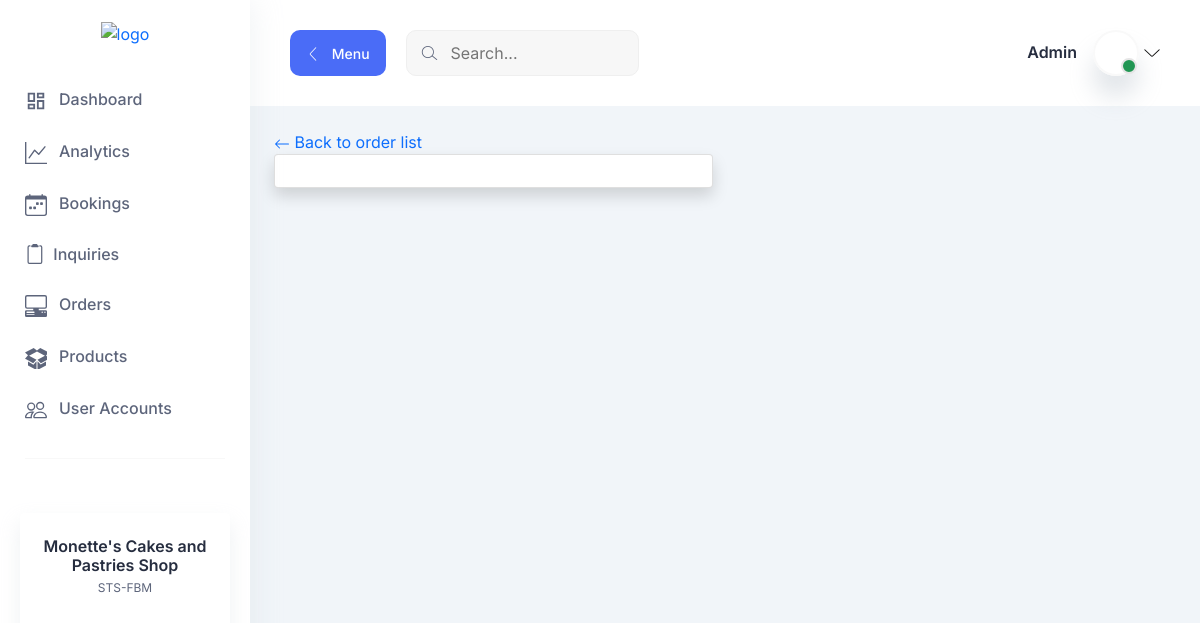
The page /orders-view/26 (signed in) on the database as committed earlier.
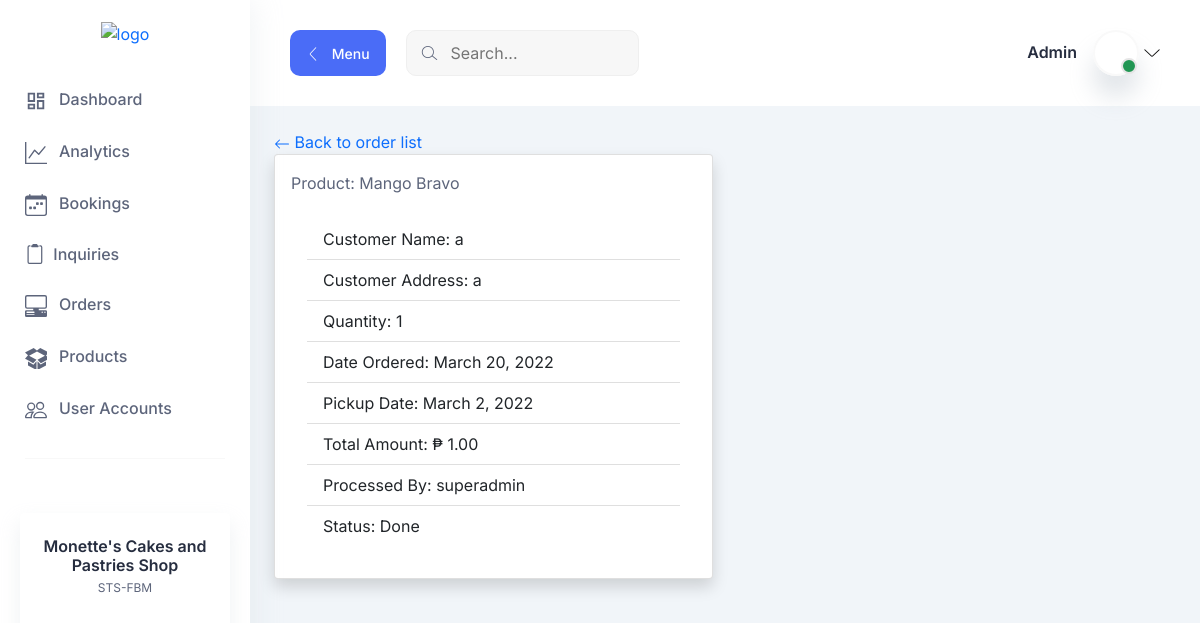
The same page on the database as committed later.
### orders/models.py (models this page shows, shortened)
class Orders(models.Model):
    status = (
        ("Pending" , "Pending"),
        ("Done" , "Done")
    )
    customer_name = models.CharField(max_length=255)
    customer_address = models.CharField(max_length=255)
    products = models.ForeignKey(Products, on_delete=models.CASCADE)
    no_of_order = models.IntegerField()
    total_amount = models.DecimalField(max_digits=10, decimal_places=2)
    date_ordered = models.DateField(auto_now_add=True)
    pickup_date = models.DateField(auto_now_add=False)
    processed_by = models.CharField(max_length=255)
    status = models.CharField(max_length=255, choices=status)
    class Meta:
        verbose_name = "Orders"

### products/models.py (models this page shows)
class Products(models.Model):
    status = (
        ("Available", "Available"),
        ("Not Available", "Not Available")
    )
    product_name = models.CharField(max_length=255)
    category = models.ForeignKey(Category, on_delete=models.CASCADE)
    price = models.DecimalField(max_digits=10, decimal_places=2)
    status = models.CharField(max_length=255, choices=status)
    class Meta:
        verbose_name = "Products"
    def __str__(self):
        return self.product_name

### orders/views.py (the view)
# urls.py: path("orders-view/<int:pk>", orders_view, name="orders-view"),
@login_required
def orders_view(request, pk):
    template_name = "orders/orders_view.html"
    orders = Orders.objects.filter(id=pk)
    context = {
        "orders": orders
    }
    return render(request, template_name, context)

### orders/templates/orders/orders_view.html
{% extends 'base.html' %} {% block body %}
<div class="container p-4">
  <a href="{% url 'orders-list' %}" class="text-decoration-none">
    <svg xmlns="http://www.w3.org/2000/svg" width="16" height="16" fill="currentColor" class="bi bi-arrow-left" viewBox="0 0 16 16">
      <path fill-rule="evenodd" d="M15 8a.5.5 0 0 0-.5-.5H2.707l3.147-3.146a.5.5 0 1 0-.708-.708l-4 4a.5.5 0 0 0 0 .708l4 4a.5.5 0 0 0 .708-.708L2.707 8.5H14.5A.5.5 0 0 0 15 8z"/>
    </svg>
    Back to order list
  </a>
  <div class="row">
    <div class="col-sm col-md-6 col-lg-6">
      <div class="card shadow rounded p-3">
        {% for detail in orders %}
        <div class="card-title">
            Product: {{detail.products}}
        </div>
        <div class="card-body">
          <ul class="list-group list-group-flush">
            <li class="list-group-item">Customer Name: {{detail.customer_name}}</li>
            <li class="list-group-item">Customer Address: {{detail.customer_address}}</li>
            <li class="list-group-item">Quantity: {{detail.no_of_order}}</li>
            <li class="list-group-item">Date Ordered: {{detail.date_ordered}}</li>
            <li class="list-group-item">Pickup Date: {{detail.pickup_date}}</li>
            <li class="list-group-item">Total Amount: ₱ {{detail.total_amount}}</li>
            <li class="list-group-item">Processed By: {{detail.processed_by}}</li>
            <li class="list-group-item">Status: {{detail.status}}</li>
          </ul>
        </div>
        {% endfor %}
      </div>
    </div>
    <div class="col-sm col-md-6 col-lg-6"></div>
  </div>
</div>
{% endblock %}

Rows that differ between the two databases and show on the page:
added Orders: products "Mango Bravo", customer_name "a", customer_address "a", no_of_order "1", date_ordered "March 20, 2022", pickup_date "March 2, 2022", total_amount "1.00", processed_by "superadmin", status "Done"
